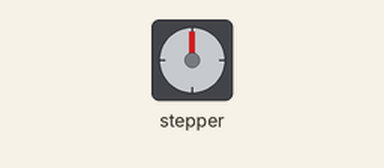
Simulated run of this sketch. Board: Arduino Uno, built with avr-gcc and run on an emulated ATmega328P. Shown: stepper motor. Wiring (inferred from the names in the program): stepper motor driver (200 steps per turn assumed): step pin 3; direction pin 2.

Above: at 0.05 s.
At 0.75 s:
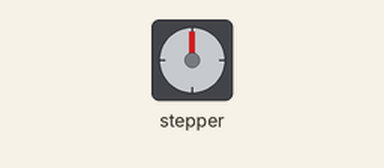
At 1.1 s:
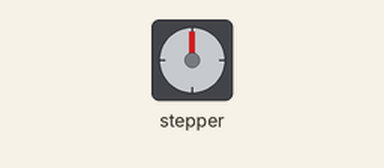
At 2.2 s:
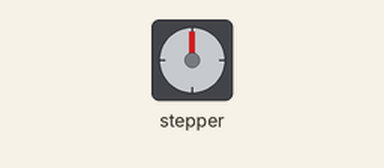
Timing chart, 0 to 5.1 s (numbered marks = the images above):
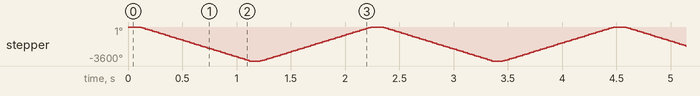

The sketch:

initialStep.ino
```cpp
int dirpin = 2;
int steppin = 3;
int speed = 500;

void setup()
{
pinMode(dirpin, OUTPUT);
pinMode(steppin, OUTPUT);
}
void loop()
{

  int i;

  digitalWrite(dirpin, LOW);     // Set the direction.
  delay(100);


  for (i = 0; i<2000; i++)       // Iterate for 4000 microsteps.
  {
    digitalWrite(steppin, LOW);  // This LOW to HIGH change is what creates the
    digitalWrite(steppin, HIGH); // "Rising Edge" so the easydriver knows to when to step.
    delayMicroseconds(speed);      // This delay time is close to top speed for this
  }                              // particular motor. Any faster the motor stalls.

  digitalWrite(dirpin, HIGH);    // Change direction.
  delay(100);


  for (i = 0; i<2000; i++)       // Iterate for 4000 microsteps
  {
    digitalWrite(steppin, LOW);  // This LOW to HIGH change is what creates the
    digitalWrite(steppin, HIGH); // "Rising Edge" so the easydriver knows to when to step.
    delayMicroseconds(speed);      // This delay time is close to top speed for this
  }                              // particular motor. Any faster the motor stalls.

}
```

Measured:
- by itself, stepper: turns 3600° counter-clockwise in 1.0 s, then 3600° clockwise in 1.0 s, repeating every 2.2 s
